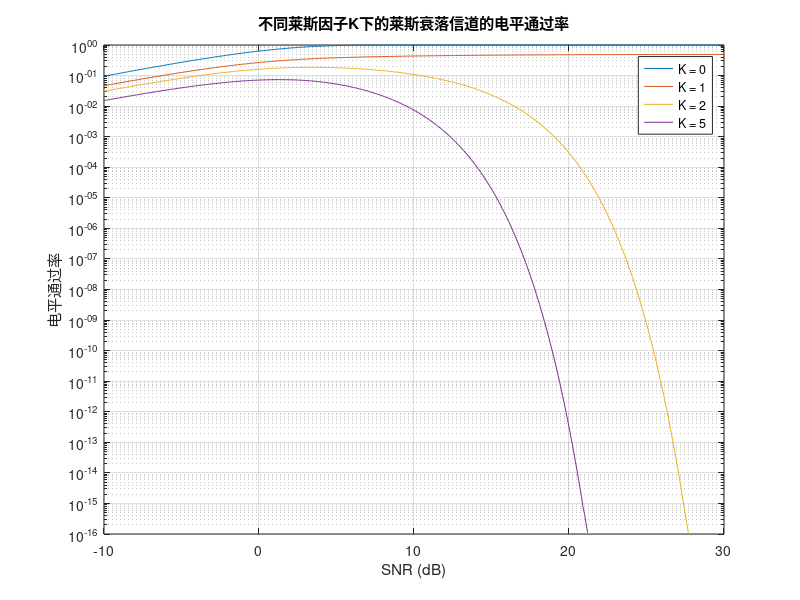

This figure's MATLAB source:
% 设置参数
SNRdB = -10:0.1:30; % 信噪比范围（dB）
K_values = [0, 1, 2, 5]; % 不同莱斯因子

% 计算电平通过率
P_out = zeros(length(K_values), length(SNRdB));
for i = 1:length(K_values)
    K = K_values(i);
    gamma = 10.^(SNRdB/10); % 信噪比
    P_out(i, :) = 1 - marcumq(sqrt(2*K*gamma/(1+K)), sqrt(2*gamma/(1+K)), 1);
end

% 绘制电平通过率曲线
figure;
semilogy(SNRdB, P_out);
xlabel('SNR (dB)');
ylabel('电平通过率');
title('不同莱斯因子K下的莱斯衰落信道的电平通过率');
legend('K = 0', 'K = 1', 'K = 2', 'K = 5');
grid on;
